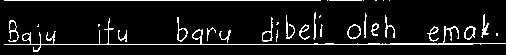
#> input picture reports/validation/step0_original/LPD (1).jpg, 506 x 55 px; its folder holds only this picture in this run
$ python -i preprocessing_utils.py   (imports and definitions only)
#> lines starting #> are read from the running program, lines starting #| are printed output that depends on the picture; after the words box and inside, x2 and y2 are one past the last pixel; in counts of white or black regions, pixels touching at a corner belong together
"""
AIKONIC — preprocessing_utils.py
Handles standardizing, augmenting, and building datasets.
Outputs PNGs and manifest CSVs for Phase 2 compatibility.
"""

import os
import cv2
import numpy as np
import pandas as pd
from pathlib import Path
from sklearn.model_selection import train_test_split
from scipy.ndimage import gaussian_filter, map_coordinates
import albumentations as A
from tqdm import tqdm
import random
import config


def standardize_and_patch(
    img_path: str, target_size: int = 224, overlap: float = 0.5
) -> list:
    """
    Adaptive patching:
    - Multi-line images use square sliding windows.
    - Single-line images use rectangular chunks letterboxed to fit the target size,
      preserving multiple words for spatial context.
    """
#> called with target_size = 224, overlap = 0.5
    img = cv2.imread(str(img_path), cv2.IMREAD_GRAYSCALE)
#> img is the input picture: shape (55, 506); min 0, max 255, mean 21.1
    if img is None:
        raise ValueError(f"Could not load image: {img_path}")

    _, img = cv2.threshold(img, 0, 255, cv2.THRESH_BINARY + cv2.THRESH_OTSU)
#> img: shape (55, 506); 8.2% white in thin lines or dots

    if img.mean() < 128:
        img = cv2.bitwise_not(img)
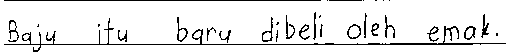
#> img: shape (55, 506); 91.8% white; black in thin lines or dots

    h, w = img.shape
#> h = 55; w = 506
    image_ar = w / h  # Aspect ratio
#> image_ar = 9.2

    patches = []

    # ---------------------------------------------------------
    # SCENARIO A: Multi-line images (Aspect Ratio <= 2.5)
    # ---------------------------------------------------------
    if image_ar <= 2.5:
        scale = target_size / h
        new_w = int(w * scale)
        resized = cv2.resize(img, (new_w, target_size), interpolation=cv2.INTER_LINEAR)

        step = int(target_size * (1 - overlap))

        if new_w <= target_size:
            canvas = np.full((target_size, target_size), 255, dtype=np.uint8)
            offset_x = (target_size - new_w) // 2
            canvas[:, offset_x : offset_x + new_w] = resized
            patches.append(canvas)
        else:
            for x in range(0, new_w - target_size + 1, step):
                patches.append(resized[:, x : x + target_size])
            if (new_w - target_size) % step != 0:
                patches.append(resized[:, new_w - target_size : new_w])

    # ---------------------------------------------------------
    # SCENARIO B: Single-line images (Aspect Ratio > 2.5)
    # ---------------------------------------------------------
    else:
        # Define a chunk width that captures roughly 3-4 words (e.g., 3x the height)
        chunk_w = int(h * 3.0)
#> chunk_w = 165
        step = int(chunk_w * (1 - overlap))
#> step = 82

        # Slide a rectangular window across the original image
        for x in range(0, w - chunk_w + 1, step):
            crop = img[:, x : x + chunk_w]

            # Letterbox the 1:3 rectangular crop into the 224x224 square
            scale = target_size / chunk_w
            new_h = int(h * scale)
            resized_crop = cv2.resize(
                crop, (target_size, new_h), interpolation=cv2.INTER_LINEAR
            )

            canvas = np.full((target_size, target_size), 255, dtype=np.uint8)
            offset_y = (target_size - new_h) // 2
            canvas[offset_y : offset_y + new_h, :] = resized_crop
            patches.append(canvas)
#> this loop made 5 passes
#> pass 1, in standardize_and_patch, `resized_crop = cv2.resize( crop, (target_size, new_h), interpolation=c..`:
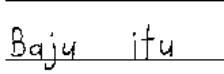
#> resized_crop: shape (74, 224); min 0, max 255, mean 237.6
#> after the loop:
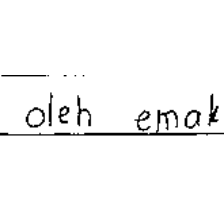
#> canvas: shape (224, 224); min 0, max 255, mean 247.5
#> after the loop:
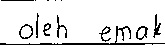
#> crop: shape (55, 165); 91.1% white; black in thin lines or dots, all inside (x1, y1, x2, y2) = (0, 0, 165, 45)
#> after the loop, patches = 5 items

        # Handle the final trailing piece of the sentence
        if (w - chunk_w) % step != 0 and w > chunk_w:
            crop = img[:, w - chunk_w : w]
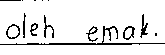
#> crop: shape (55, 165); 91.2% white; black in thin lines or dots, all inside (x1, y1, x2, y2) = (0, 0, 165, 45)
            scale = target_size / chunk_w
            new_h = int(h * scale)
            resized_crop = cv2.resize(
                crop, (target_size, new_h), interpolation=cv2.INTER_LINEAR
            )
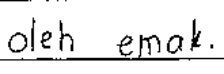
#> resized_crop: shape (74, 224); min 0, max 255, mean 232.4

            canvas = np.full((target_size, target_size), 255, dtype=np.uint8)
            offset_y = (target_size - new_h) // 2
            canvas[offset_y : offset_y + new_h, :] = resized_crop
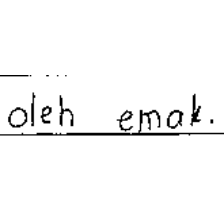
#> canvas: shape (224, 224); min 0, max 255, mean 247.5
            patches.append(canvas)

    return patches


# [146 lines left out: functions tier1_geometric, tier2_elastic, tier3_photometric, augment_image, build_dataset_and_manifests, not called in this run]

>>> result = standardize_and_patch('../reports/validation/step0_original/LPD (1).jpg')
#> result = 6 items

$ run again, on reports/validation/step0_original/LPD (2).jpg
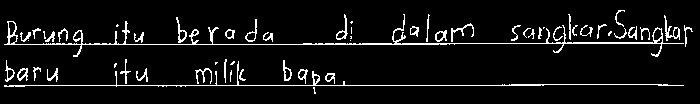
#> input picture reports/validation/step0_original/LPD (2).jpg, 700 x 104 px
#> in standardize_and_patch, img is the input picture: shape (104, 700); min 0, max 255, mean 16.9
#> after the loop in standardize_and_patch, `for x in range(0, w - chunk_w + 1, step):`:
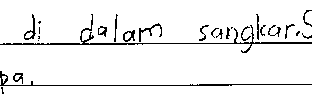
#> crop: shape (104, 312); 94.2% white; black in thin lines or dots, all inside (x1, y1, x2, y2) = (0, 10, 312, 94)
#> after the loop in standardize_and_patch, `for x in range(0, w - chunk_w + 1, step):`: patches = 3 items
#> in standardize_and_patch, `canvas[offset_y : offset_y + new_h, :] = resized_crop`:
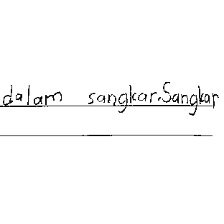
#> canvas: shape (224, 224); min 0, max 255, mean 250.1
#> result = 4 items

$ run again, on reports/validation/step0_original/PD (1).jpg
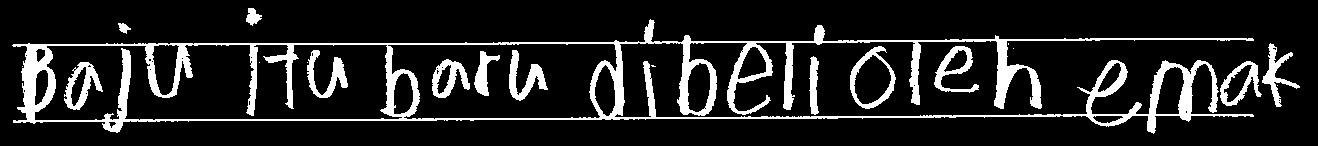
#> input picture reports/validation/step0_original/PD (1).jpg, 1318 x 146 px
#> in standardize_and_patch, img is the input picture: shape (146, 1318); min 0, max 255, mean 34.5
#> after the loop in standardize_and_patch, `for x in range(0, w - chunk_w + 1, step):`:
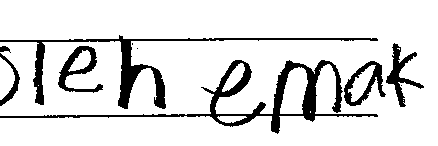
#> crop: shape (146, 438); 87.1% white; 10 black regions (3 under 20 px), largest, box (x1, y1, x2, y2) and area: (0, 60, 378, 134) 3349, (0, 35, 378, 109) 2507, (58, 46, 103, 93) 711
#> after the loop in standardize_and_patch, `for x in range(0, w - chunk_w + 1, step):`: patches = 5 items
#> in standardize_and_patch, `canvas[offset_y : offset_y + new_h, :] = resized_crop`:
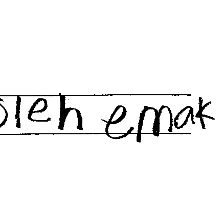
#> canvas: shape (224, 224); min 0, max 255, mean 244.3
#> result = 6 items
